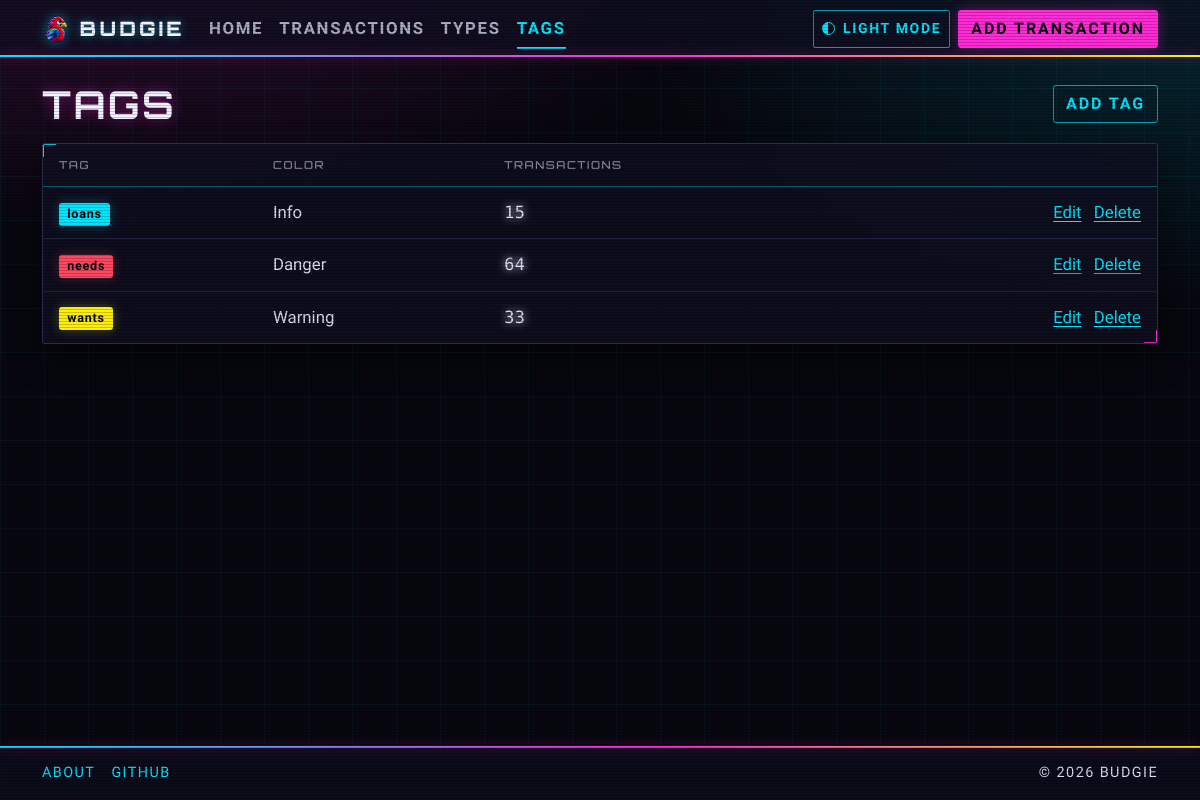
The app's page /tags/ with its own data.
### tags/models.py (models this page shows, shortened)
class Tag(TimeStampMixin):
    name = models.CharField(
        max_length=30,
        unique=True,
        validators=[
            MinLengthValidator(2),
            RegexValidator(
                regex=r"^[a-z0-9]+(?:-[a-z0-9]+)*$",
                message='Use lowercase letters, digits and single hyphens, e.g. "summer-trip".',
            ),
        ],
    )
    color = models.CharField(
        max_length=20,
        choices=TagColor.choices,
        default=TagColor.SECONDARY,
    )
    class Meta:
        ordering = ["name"]
    def get_absolute_url(self) -> str:
        return reverse("tags:detail", kwargs={"pk": self.pk})

### tags/views.py (the view)
# urls.py: path("", TagListView.as_view(), name="list"),
class TagListView(ListView):
    model = Tag
    def get_queryset(self):
        return super().get_queryset().annotate(transaction_count=Count("transactions"))

### common/context_processors.py (called while the page is built)
def theme(request: HttpRequest) -> dict[str, str]:
    current = request.COOKIES.get(THEME_COOKIE, DEFAULT_THEME)
    if current not in THEMES:
        current = DEFAULT_THEME
    other = "light" if current == "dark" else "dark"
    return {"theme": current, "other_theme": other}

### templates/tags/tag_list.html (shortened to what this page needs)
{% extends "base.html" %}
{% block content %}
    <div class="d-flex flex-wrap justify-content-between align-items-center gap-2 mb-3">
        <h1 class="mb-0">Tags</h1>
        <a class="btn btn-outline-secondary" href="{% url 'tags:add' %}">Add tag</a>
    </div>
    <section class="card page-card table-panel">
        <div class="table-responsive">
            <table class="table">
                <thead>
                    <tr>
                        <th>Tag</th>
                        <th>Color</th>
                        <th>Transactions</th>
                        <th></th>
                    </tr>
                </thead>
                <tbody>
                    {% for tag in tag_list %}
                        <tr>
                            <td>
                                {% include "partials/tag_badges.html" %}
                            </td>
                            <td>{{ tag.get_color_display }}</td>
                            <td class="amount">{{ tag.transaction_count }}</td>
                            <td class="text-end text-nowrap">
                                <a class="me-2" href="{% url 'tags:edit' tag.pk %}">Edit</a>
                                <a href="{% url 'tags:delete' tag.pk %}">Delete</a>
                            </td>
                        </tr>
                    {% endfor %}
                </tbody>
            </table>
        </div>
    </section>
{% endblock %}

### templates/partials/tag_badges.html
{% if tags %}
    {% for tag in tags %}
        <a class="badge text-bg-{{ tag.color }}" href="{{ tag.get_absolute_url }}">{{ tag.name }}</a>
    {% endfor %}
{% elif tag %}
    <a class="badge text-bg-{{ tag.color }}" href="{{ tag.get_absolute_url }}">{{ tag.name }}</a>
{% endif %}

### static/css/theme.css (style rules this page uses)
:root { --cp-font-display: "Orbitron", "Segoe UI", sans-serif; --cp-font-body: "Rajdhani", "Segoe UI", sans-serif; --cp-font-mono: "Share Tech Mono", ui-monospace, monospace; --bs-body-font-family: var(--cp-font-body); --bs-body-font-size: 1.05rem; --bs-body-font-weight: 500; --bs-border-radius: 3px; --bs-border-radius-sm: 2px; --bs-border-radius-lg: 4px; --bs-border-radius-xl: 6px; }
:root[data-bs-theme="dark"] { --cp-cyan-rgb: 0, 229, 255; --cp-magenta-rgb: 255, 43, 214; --cp-yellow-rgb: 252, 238, 10; --cp-surface-rgb: 16, 16, 34; --cp-input-rgb: 8, 8, 20; --cp-line-rgb: 120, 130, 200; --cp-grid-rgb: 0, 229, 255; --cp-on-accent: #07070d; --cp-on-warning: #07070d; --cp-glow: 0.5; --cp-scanline: rgba(0, 0, 0, 0.2); --cp-heading-shadow: 0 0 14px rgba(255, 43, 214, 0.45); --cp-text-glow: 0 0 8px currentColor; --cp-card-shadow: 0 14px 34px rgba(0, 0, 0, 0.45); --bs-body-bg: #07070f; --bs-body-bg-rgb: 7, 7, 15; --bs-body-color: #d9dcf2; --bs-body-color-rgb: 217, 220, 242; --bs-emphasis-color: #ffffff; --bs-heading-color: #f2f3ff; --bs-secondary-color: rgba(217, 220, 242, 0.62); --bs-border-color: rgba(120, 130, 200, 0.3); --bs-link-color: #00e5ff; --bs-link-color-rgb: 0, 229, 255; --bs-link-hover-color: #ff2bd6; --bs-link-hover-color-rgb: 255, 43, 214; --bs-primary: #ff2bd6; --bs-primary-rgb: 255, 43, 214; --bs-secondary: #8b90c0; --bs-secondary-rgb: 139, 144, 192; --bs-success: #2dff8f; --bs-success-rgb: 45, 255, 143; --bs-info: #00e5ff; --bs-info-rgb: 0, 229, 255; --bs-warning: #fcee0a; --bs-warning-rgb: 252, 238, 10; --bs-danger: #ff4760; --bs-danger-rgb: 255, 71, 96; --bs-dark: #23233a; --bs-dark-rgb: 35, 35, 58; --bs-form-invalid-color: #ff4760; --bs-form-invalid-border-color: #ff4760; }

### static/css/layout.css (style rules this page uses)
html { scrollbar-color: rgba(var(--cp-magenta-rgb), 0.6) transparent; }
body { background-color: var(--bs-body-bg); background-image: radial-gradient(60rem 30rem at 8% -12%, rgba(var(--cp-magenta-rgb), calc(var(--cp-glow) * 0.35)), transparent 70%), radial-gradient(50rem 28rem at 100% 0%, rgba(var(--cp-cyan-rgb), calc(var(--cp-glow) * 0.3)), transparent 70%), linear-gradient(rgba(var(--cp-grid-rgb), 0.05) 1px, transparent 1px), linear-gradient(90deg, rgba(var(--cp-grid-rgb), 0.05) 1px, transparent 1px); background-size: auto, auto, 44px 44px, 44px 44px; background-attachment: fixed; }
body::before { content: ""; position: fixed; inset: 0; z-index: 2000; pointer-events: none; background: repeating-linear-gradient(to bottom, var(--cp-scanline) 0 1px, transparent 1px 3px); }
h1, h2, h3, h4, h5, h6, .h1, .h2, .h3, .h4, .h5, .h6 { font-family: var(--cp-font-display); font-weight: 700; letter-spacing: 0.06em; text-transform: uppercase; }
h1, .h1 { font-size: clamp(1.6rem, 1.2rem + 1.6vw, 2.4rem); text-shadow: var(--cp-heading-shadow); }
a { text-underline-offset: 0.2em; text-decoration-thickness: 1px; transition: color 0.15s, text-shadow 0.15s; }
.amount { font-family: var(--cp-font-mono); font-variant-numeric: tabular-nums; font-weight: 400; letter-spacing: 0.02em; }

### records on screen
Tag: name "loans", color "Info", transaction_count "15"
Tag: name "needs", color "Danger", transaction_count "64"
Tag: name "wants", color "Warning", transaction_count "33"
